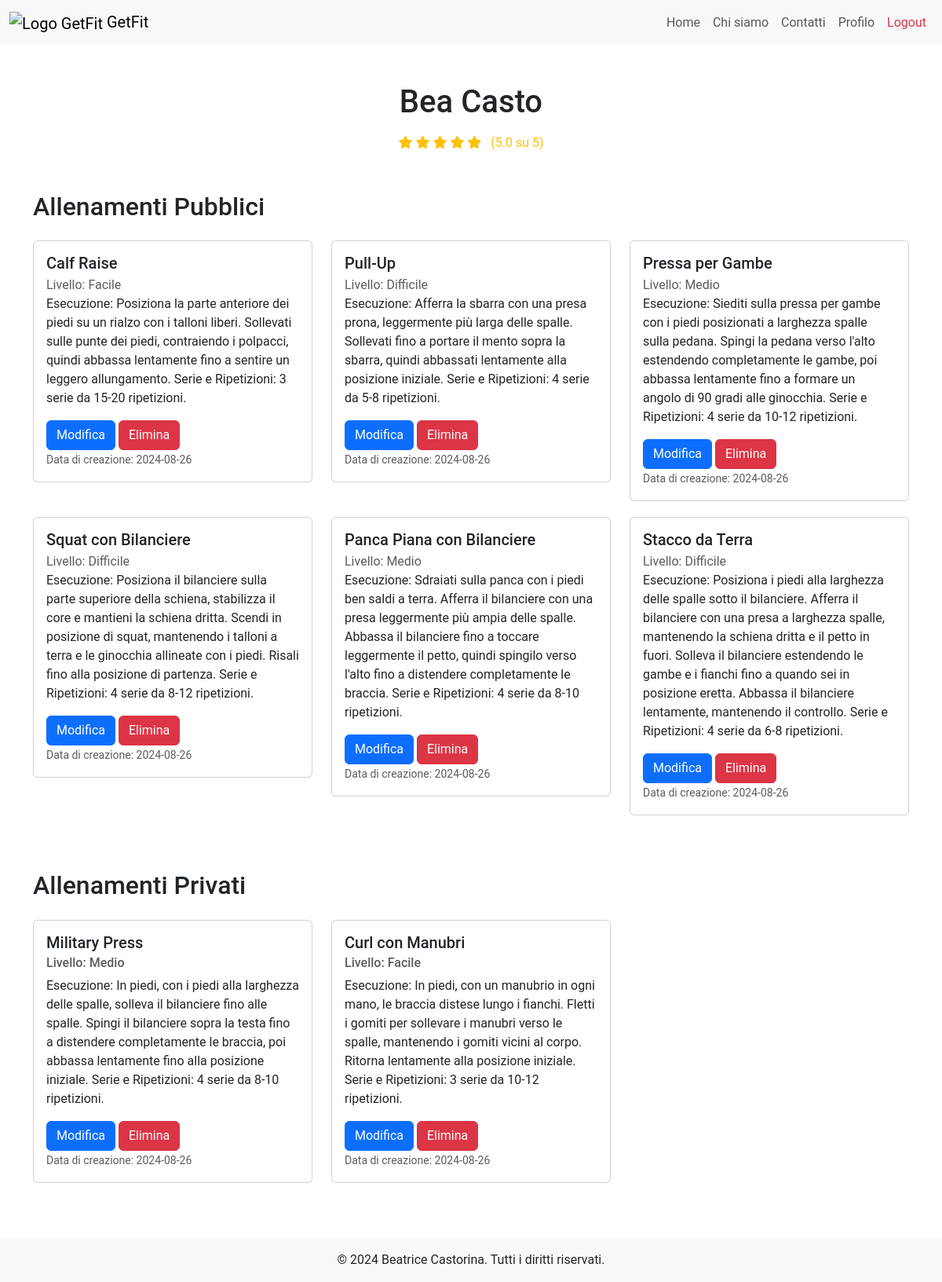
/profile (signed in), run on an earlier commit of the app's database.
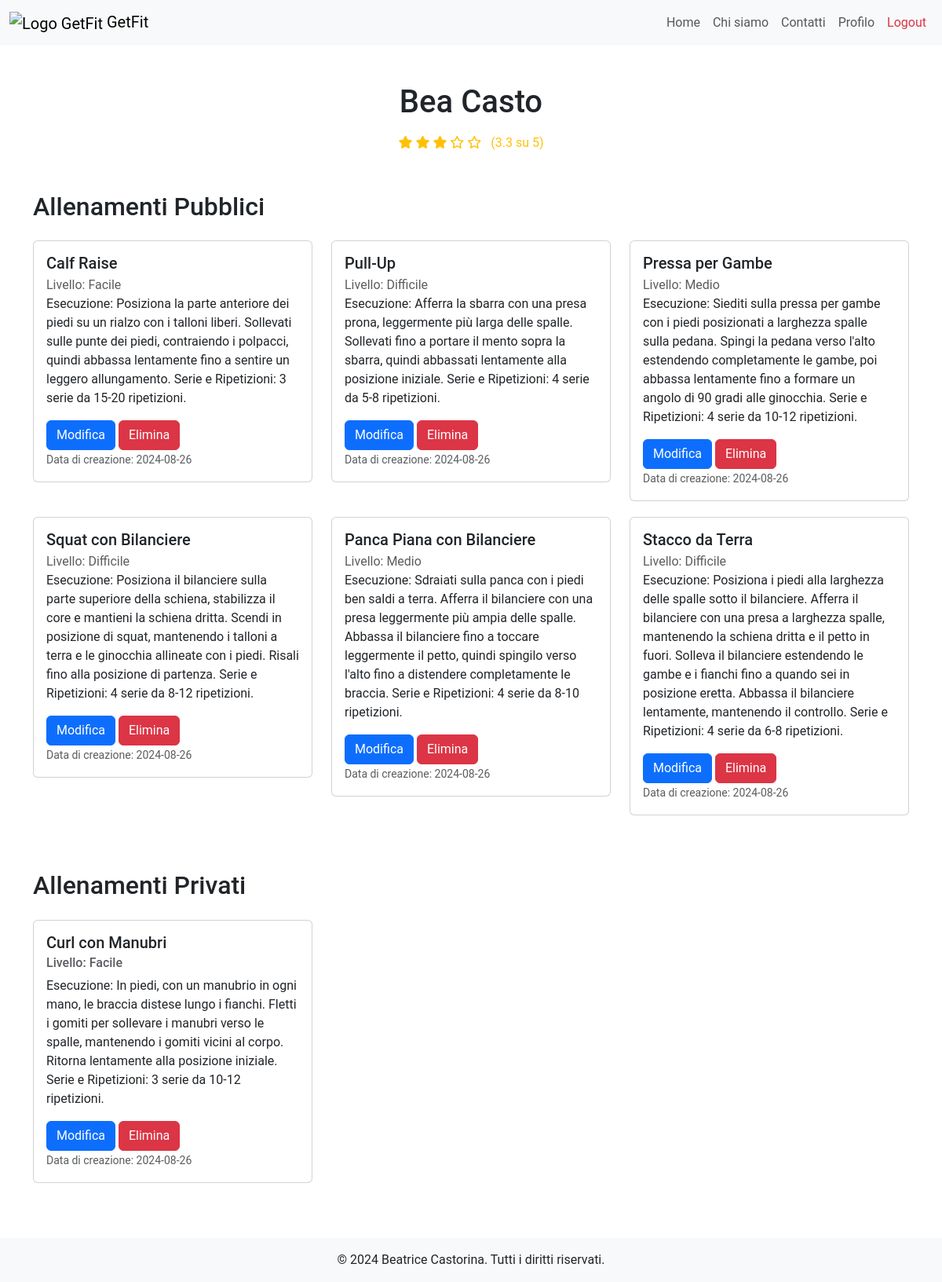
And on a later commit of the database.
### tables this page shows
CREATE TABLE "PersonalTrainers" (
	"nome"	TEXT NOT NULL,
	"email"	TEXT NOT NULL UNIQUE,
	"password"	TEXT NOT NULL,
	"rating"	REAL NOT NULL,
	"numOfRatings"	INTEGER NOT NULL,
	"pt_id"	INTEGER,
	"cognome"	TEXT NOT NULL,
	PRIMARY KEY("pt_id" AUTOINCREMENT),
	CHECK("rating" <= 5.0)
);

CREATE TABLE "Allenamenti" (
	"id_allenamento"	INTEGER,
	"pt_id"	INTEGER NOT NULL,
	"titolo"	TEXT NOT NULL,
	"descrizione"	TEXT NOT NULL,
	"livello"	TEXT NOT NULL,
	"visibile"	INTEGER NOT NULL,
	"data_creazione"	TEXT NOT NULL,
	PRIMARY KEY("id_allenamento" AUTOINCREMENT),
	FOREIGN KEY("pt_id") REFERENCES "PersonalTrainers"("pt_id")
);

### app.py (the view)
@app.route("/profile")
def pt_profile():
  email = request.cookies.get('remember_token').split('|')[0]
  pt_id = utenti_dao.get_pt_id_by_email(email)
  allenamenti_pt_db = allenamenti_dao.get_allenamenti_by_pt(pt_id)
  return render_template('profile.html',allenamenti=allenamenti_pt_db)

### allenamenti_dao.py (called while the page is built)
def get_allenamenti_by_pt(pt_id):
	query = 'SELECT * FROM Allenamenti WHERE pt_id=? ORDER BY data_creazione DESC'
	connection = sqlite3.connect('db/personal.db')
	connection.row_factory = sqlite3.Row
	cursor = connection.cursor()
	cursor.execute(query, (pt_id,))
	result = cursor.fetchall()
	print(result)
	cursor.close()
	connection.close()
	return result

### app.py (called while the page is built)
@login_manager.user_loader
def load_user(user_email):
  print("load user:", user_email)
  user_db, type = utenti_dao.get_user_by_email(user_email)
  if type == 0:
    user = PersonalTrainer(nome=user_db['nome'], cognome=user_db['cognome'], pt_id=user_db['pt_id'], rating=user_db['rating'], numOfRatings=user_db['numOfRatings'], email=user_db['email'], password=user_db['password'])
  else:
    user = Client(nome=user_db['nome'], cognome=user_db['cognome'], client_id=user_db['client_id'], pt_id=user_db['pt_id'], email=user_db['email'], password=user_db['password'])
  return user

### utenti_dao.py (called while the page is built)
def get_pt_id_by_email(user_email):
	default = 0
	query = 'SELECT pt_id FROM PersonalTrainers WHERE email = ?'
	connection = sqlite3.connect('db/personal.db')
	connection.row_factory = sqlite3.Row
	cursor = connection.cursor()
	cursor.execute(query,(user_email,))
	result = cursor.fetchone()
	cursor.close()
	connection.close()
	if result is None:
		return default
	return result['pt_id']

def get_user_by_email(user_email):
	type = 0 # 0: personal_trainer, 1: client
	query1 = 'SELECT * FROM PersonalTrainers WHERE email = ?'
	query2 = 'SELECT * FROM Clients WHERE email = ?'
	connection = sqlite3.connect('db/personal.db')
	connection.row_factory = sqlite3.Row
	cursor = connection.cursor()
	print("utenti_dao email", user_email)
	cursor.execute(query1,(user_email,))
	result = cursor.fetchone()
	print("query 1:",result)
	if result is None:
		cursor.execute(query2, (user_email,)) # Clients
		result = cursor.fetchone()
		print("query 2:", result)
		type = 1
	cursor.close()
	connection.close()
	return result, type

### templates/profile.html (shortened to what this page needs)
{% extends "base.html" %}
{% block style %} {{url_for('static', filename='profile_style.css')}} {% endblock %}
{% block content %}
  <section class="profile-header pt-5">
    <div class="container">
      <h1 class="mb-3">{{current_user.nome.capitalize()}} {{current_user.cognome.capitalize()}}</h1>
      <div class="rating-stars mb-3">
        <i class="{% if current_user.rating >= 0.5 %} fas {% else %} far {% endif %} fa-star"></i>
        <i class="{% if current_user.rating >= 1.5 %} fas {% else %} far {% endif %} fa-star"></i>
        <i class="{% if current_user.rating >= 2.5 %} fas {% else %} far {% endif %} fa-star"></i>
        <i class="{% if current_user.rating >= 3.5 %} fas {% else %} far {% endif %} fa-star"></i>
        <i class="{% if current_user.rating >= 4.5 %} fas {% else %} far {% endif %} fa-star"></i>
        <span class="ms-2">({{'%.1f'%(current_user.rating)}} su 5)</span>
      </div>
    </div>
  </section>
  <section class="workouts-section">
    <div class="container">
      <h2 class="mb-4">Allenamenti Pubblici</h2>
      <div class="row">
        {% for allenamento in allenamenti %}
          {% if allenamento.visibile != 0 %}
            <div class="col-lg-4 col-md-6 workout-card">
              <div class="card">
                <div class="card-body">
                  <h5 class="card-title">{{ allenamento.titolo }}</h5>
                  <p class="card-subtitle text-body-secondary">Livello: {{allenamento.livello.capitalize()}}</p>
                  <p class="card-text">{{allenamento.descrizione}}</p>
                  <a href="/modify_workout/{{allenamento.id_allenamento}}" class="btn btn-primary">Modifica</a>
                  <form class="d-inline" action="/delete_workout/{{allenamento.id_allenamento}}" method="post">
                    <button type="submit" class="btn btn-danger">Elimina</button>
                  </form>
                  <p class="card-text"><small class="text-body-secondary">Data di creazione: {{allenamento.data_creazione.split()[0]}}</small></p>
                </div>
              </div>
            </div>
          {% endif %}
        {% endfor %}
      </div>
    </div>
  </section>
  <section class="workouts-section">
    <div class="container">
      <h2 class="mb-4">Allenamenti Privati</h2>
      <div class="row">
        {% for allenamento in allenamenti %}
          {% if allenamento.visibile == 0 %}
            <div class="col-lg-4 col-md-6 workout-card">
              <div class="card">
                <div class="card-body">
                  <h5 class="card-title">{{ allenamento.titolo }}</h5>
                  <h6 class="card-subtitle mb-2 text-body-secondary">Livello: {{allenamento.livello.capitalize()}}</h6>
                  <p class="card-text">{{allenamento.descrizione}}</p>
                  <a href="/modify_workout/{{allenamento.id_allenamento}}" class="btn btn-primary">Modifica</a>
                  <form class="d-inline" action="/delete_workout/{{allenamento.id_allenamento}}" method="post">
                    <button type="submit" class="btn btn-danger">Elimina</button>
                  </form>
                  <p class="card-text"><small class="text-body-secondary">Data di creazione: {{allenamento.data_creazione.split()[0]}}</small></p>
                </div>
              </div>
            </div>
          {% endif %}
        {% endfor %}
      </div>
    </div>
  </section>
{% endblock %}

### templates/base.html (shortened to what this page needs)
<!DOCTYPE html>
<html lang="it">
  <head>
    <link href="https://cdn.jsdelivr.net/npm/bootstrap@5.3.2/dist/css/bootstrap.min.css" rel="stylesheet">
    <link href="https://cdnjs.cloudflare.com/ajax/libs/font-awesome/6.0.0-beta3/css/all.min.css" rel="stylesheet">
    <link rel="stylesheet" href="{% block style %}{% endblock %}">
  </head>
  <body>
    <nav class="navbar navbar-expand-lg navbar-light bg-light">
      <div class="container-fluid">
        <a class="navbar-brand" href="/">
          <img src="{{ url_for('static', filename='logo.png') }}" alt="Logo GetFit" width="75" height="75">
          GetFit
        </a>
        <div class="collapse navbar-collapse" id="navbarNav">
          <ul class="navbar-nav ms-auto">
            <li class="nav-item">
              <a class="nav-link {% if request.path == url_for('index') %}active{% endif %}" aria-current="page" href="{{ url_for('index') }}">Home</a>
            </li>
            <li class="nav-item">
              <a class="nav-link" aria-current="page" href="#">Chi siamo</a>
            </li>
            <li class="nav-item">
              <a class="nav-link" aria-current="page" href="#">Contatti</a>
            </li>
            {% if not current_user.is_authenticated %}
              <li class="nav-item">
                <a class="btn btn-primary" href="/signup">Registrati</a>
              </li>
              <li class="nav-item">
                <a class="btn btn-outline-primary ms-2" href="{{url_for('login')}}">Login</a>
              </li>
            {% else %}
              {% if current_user.__class__.__name__ == "PersonalTrainer" %}
                <li class="nav-item">
                  <a class="nav-link" aria-current="page" href="/profile">Profilo</a>
                </li>
              {% else %}
                <li class="nav-item">
                  <a class="nav-link {% if request.path == url_for('schede') %}active{% endif %}" aria-current="page" href="/schede">Schede</a>
                </li>
              {% endif %}
              <li class="nav-item">
                <a class="nav-link text-danger" aria-current="page" href="/logout">Logout</a>
              </li>
            {% endif %}
          </ul>
        </div>
      </div>
    </nav>
    <div class="content">
      {% block content %}{% endblock %}
    </div>
    <footer class="bg-light py-3">
      <div class="container text-center">
        <p class="mb-0">&copy; 2024 Beatrice Castorina. Tutti i diritti riservati.</p>
      </div>
    </footer>
  </body>
</html>

### static/profile_style.css (style rules this page uses)
body { font-family: 'Roboto', sans-serif; }
.profile-header { text-align: center; margin-bottom: 50px; }
.rating-stars { color: #ffc107; }
.workouts-section { margin-bottom: 50px; }
.workout-card { margin-bottom: 20px; }

What changed in the data, as far as the page shows it:
removed Allenamenti: titolo "Military Press", livello "Medio", descrizione "Esecuzione: In piedi, con i piedi alla larghezza delle spalle, solleva il bilanciere fino alle spalle. Spingi il bilanciere sopra la testa fino a distendere completamente le braccia, poi abbassa lentamente fino alla posizione iniziale. Serie e Ripetizioni: 4 serie da 8-10 ripetizioni.", data_creazione "2024-08-26", shown under "Allenamenti Privati"
changed PersonalTrainers "Bea": rating "5.0" → "3.3"
